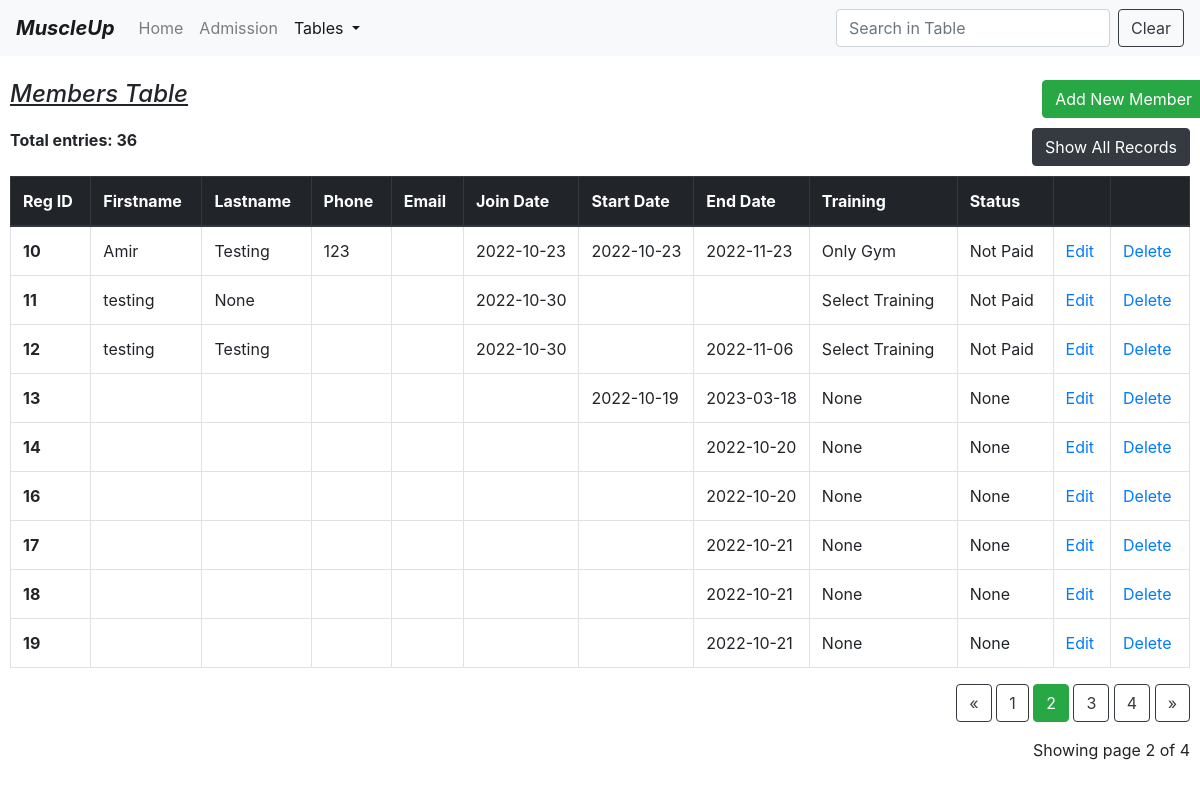
Screenshot of /table?page=2 (signed in) with the database file from the repository.
### app.py (models this page shows)
class Members(db.Model):
    id = db.Column(db.Integer, primary_key=True)
    firstname = db.Column(db.String(30))
    lastname = db.Column(db.String(30))
    phoneno = db.Column(db.Integer)
    email = db.Column(db.String(30))
    joindate = db.Column(db.String(11))
    startdate = db.Column(db.String(11))
    enddate = db.Column(db.String(11))
    address = db.Column(db.String(100))
    status = db.Column(db.String(10))
    training = db.Column(db.String(10))
    amount = db.Column(db.Integer)

### app.py (the view)
@app.route("/table")
def table():
    try:
        if "username" not in session:
            flash("Please log in first")
            return render_template("login.html")
        page = request.args.get('page', 1, type=int)
        member = Members.query.order_by(Members.id).paginate(page=page, per_page=9)
        total_rows = Members.query.count()
        button_name = "Show All Records"
        path = "/table1"
        return render_template("table.html", member=member, total_rows=total_rows, button_name=button_name, path=path)
    except:
        return make_response("Something went wrong. Call Developer!")

### templates/table.html (shortened to what this page needs)
<!DOCTYPE html>
<html lang="en">
<head>
    <link href="https://cdn.jsdelivr.net/npm/bootstrap@4.0.0/dist/css/bootstrap.min.css"
 rel="stylesheet">
</head>
<body>
<nav class="navbar navbar-expand-lg navbar-light bg-light">
    <a class="navbar-brand" href="/home"><b><i>MuscleUp</i></b></a>
    <div class="collapse navbar-collapse" id="navbarSupportedContent">
        <ul class="navbar-nav mr-auto">
            <li class="nav-item ">
                <a class="nav-link" href="/home">Home <span class="sr-only">(current)</span></a>
            </li>
            <li class="nav-item">
                <a class="nav-link" href="/form">Admission</a>
            </li>
            <li class="nav-item dropdown active">
                <a aria-expanded="false" aria-haspopup="true" class="nav-link dropdown-toggle" data-toggle="dropdown"
                   href="#"
                   id="navbarDropdown" role="button">
                    Tables
                </a>
            </li>
        </ul>
        <form class="form-inline my-2 my-lg-0">
            <input aria-label="Search" class="form-control mr-sm-2" id="myInput" onkeyup="myFunction()" placeholder="Search in Table"
                   type="search">
            <button class="btn btn-outline-dark my-2 my-sm-0" onclick="document.getElementById('myInput').value = ''">Clear</button>
        </form>
    </div>
</nav>
<br>
<div class="Container" style="padding-left:10px;padding-right:10px;">
    <div class="row">
        <div class="col md-12">
            <h4><u><i>Members Table</i></u><br></h4>
        </div>
        <a href="/form">
            <button class="btn btn-success float-right" type="button">Add New Member
            </button>
        </a>
        <br><br>
    </div>
    <div class="row">
        <div class="col">
            <label>
                <strong>Total entries: {{total_rows}}</strong>
            </label>
        </div>
        <div class="col">
            <a href="{{path}}">
            <button class="btn btn-dark float-right" type="button">{{button_name}}</button><br><br>
            </a>
        </div>
    </div>
    <table class="table table-bordered table-hover " id="myTable">
        <thead class="thead-dark">
        <tr>
            <th scope="col">Reg ID</th>
            <th scope="col">Firstname</th>
            <th scope="col">Lastname</th>
            <th scope="col">Phone</th>
            <th scope="col">Email</th>
            <th scope="col" style="width:110px">Join Date</th>
            <th scope="col" style="width:110px">Start Date</th>
            <th scope="col" style="width:110px">End Date</th>
            <th scope="col">Training</th>
            <th scope="col">Status</th>
            <th scope="col"></th>
            <th scope="col"></th>
        </tr>
        </thead>
        <tbody>
        {% for i in member.items %}
        <tr>
            <th scope="row">{{i.id}}</th>
            <td>{{i.firstname}}</td>
            <td>{{i.lastname}}</td>
            <td>{{i.phoneno}}</td>
            <td>{{i.email}}</td>
            <td style="white-space:nowrap">{{i.joindate}}</td>
            <td style="white-space:nowrap">{{i.startdate}}</td>
            <td style="white-space:nowrap">{{i.enddate}}</td>
            <td>{{i.training}}</td>
            <td>{{i.status}}</td>
            <td><a href="/edit/{{i.id}}">Edit</a></td>
            <td><a href="/delete/{{i.id}}" onclick="return confirm('are you sure to delete ?')">Delete</a></td>
        </tr>
        {% endfor %}
        </tbody>
    </table>
    <div class="text-right">
        <a class="btn btn-outline-dark
       {% if member.page == 1 %}disabled{% endif %}"
           href="{{ url_for('table', page=member.prev_num) }}">
            &laquo;
        </a>
        {% for page_num in member.iter_pages(left_edge=1, right_edge=1, left_current=1, right_current=2) %}
        {% if page_num %}
        {% if member.page == page_num %}
        <a class="btn btn-success"
           href="{{ url_for('table', page=page_num) }}">
            {{ page_num }}
        </a>
        {% else %}
        <a class="btn btn-outline-dark"
           href="{{ url_for('table', page=page_num) }}">
            {{ page_num }}
        </a>
        {% endif %}
        {% else %}
        ...
        {% endif %}
        {% endfor %}
        <a class="btn btn-outline-dark
       {% if member.page == member.pages %}disabled{% endif %}"
           href="{{ url_for('table', page=member.next_num) }}">
            &raquo;
        </a>
    </div>
    <p class="text-right mt-3">
        Showing page {{ member.page }} of {{ member.pages }}
    </p>
    <br><br><br>
</div>
</body>
</html>

### rows the page displays
Members: id "10", firstname "Amir", lastname "Testing", phoneno "123", joindate "2022-10-23", startdate "2022-10-23", enddate "2022-11-23", training "Only Gym", status "Not Paid"
Members: id "11", firstname "testing", lastname "None", joindate "2022-10-30", training "Select Training", status "Not Paid"
Members: id "12", firstname "testing", lastname "Testing", joindate "2022-10-30", enddate "2022-11-06", training "Select Training", status "Not Paid"
Members: id "13", startdate "2022-10-19", enddate "2023-03-18", training "None", status "None"
Members: id "14", enddate "2022-10-20", training "None", status "None"
Members: id "16", enddate "2022-10-20", training "None", status "None"
Members: id "17", enddate "2022-10-21", training "None", status "None"
Members: id "18", enddate "2022-10-21", training "None", status "None"
Members: id "19", enddate "2022-10-21", training "None", status "None"

### other values shown
{{ total_rows }} "36"
{{ button_name }} "Show All Records"
{{ page_num }} "1" "3" "4"
{{ page_num }} "2"
{{ member.page }} "2"
{{ member.pages }} "4"
